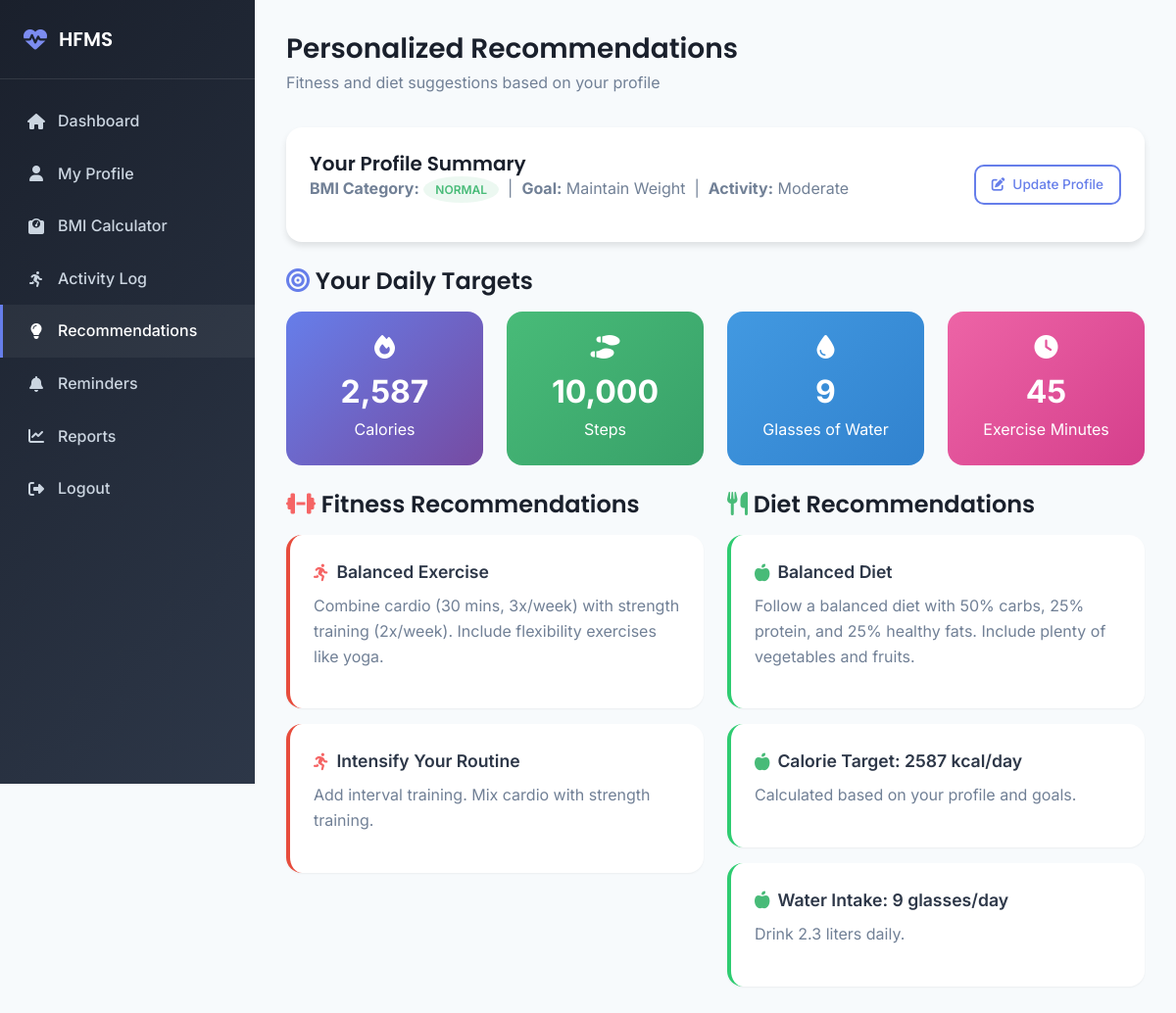
Page /recommendations.php (signed in) on the committed database.
### tables this page shows
CREATE TABLE user_profiles (
    profile_id INT AUTO_INCREMENT PRIMARY KEY,
    user_id INT NOT NULL UNIQUE,
    full_name VARCHAR(100) NOT NULL,
    date_of_birth DATE,
    age INT,
    gender ENUM('male', 'female', 'other') NOT NULL,
    height_cm DECIMAL(5,2) NOT NULL COMMENT 'Height in centimeters',
    weight_kg DECIMAL(5,2) NOT NULL COMMENT 'Weight in kilograms',
    activity_level ENUM('sedentary', 'light', 'moderate', 'active', 'very_active') DEFAULT 'moderate',
    health_goal ENUM('lose_weight', 'gain_weight', 'maintain', 'build_muscle', 'improve_fitness') DEFAULT 'maintain',
    medical_conditions TEXT,
    profile_image VARCHAR(255) DEFAULT 'default.png',
    created_at TIMESTAMP DEFAULT CURRENT_TIMESTAMP,
    updated_at TIMESTAMP DEFAULT CURRENT_TIMESTAMP ON UPDATE CURRENT_TIMESTAMP,
    
    FOREIGN KEY (user_id) REFERENCES users(user_id) ON DELETE CASCADE,
    INDEX idx_user_id (user_id)
);

CREATE TABLE recommendations (
    recommendation_id INT AUTO_INCREMENT PRIMARY KEY,
    category ENUM('fitness', 'diet') NOT NULL,
    bmi_category ENUM('underweight', 'normal', 'overweight', 'obese') NOT NULL,
    activity_level ENUM('sedentary', 'light', 'moderate', 'active', 'very_active'),
    health_goal ENUM('lose_weight', 'gain_weight', 'maintain', 'build_muscle', 'improve_fitness'),
    title VARCHAR(100) NOT NULL,
    description TEXT NOT NULL,
    priority INT DEFAULT 1,
    is_active TINYINT(1) DEFAULT 1,
    created_at TIMESTAMP DEFAULT CURRENT_TIMESTAMP
);

### config/database.php (called while the page is built, shortened)
<?php
class Database {
    private static $instance = null;
    private $connection;
    private function __construct() {
        try {
            $dsn = "mysql:host=" . DB_HOST . ";dbname=" . DB_NAME . ";charset=" . DB_CHARSET;
            $options = [
                PDO::ATTR_ERRMODE => PDO::ERRMODE_EXCEPTION,
                PDO::ATTR_DEFAULT_FETCH_MODE => PDO::FETCH_ASSOC,
                PDO::ATTR_EMULATE_PREPARES => false,
                PDO::MYSQL_ATTR_INIT_COMMAND => "SET NAMES " . DB_CHARSET
            ];
            $this->connection = new PDO($dsn, DB_USER, DB_PASS, $options);
        } catch (PDOException $e) {
            error_log("Database Connection Error: " . $e->getMessage());
            die("Database connection failed. Please try again later.");
        }
    }
    public static function getInstance() {
        if (self::$instance === null) {
            self::$instance = new self();
        }
        return self::$instance;
    }
    public function getConnection() {
        return $this->connection;
    }
}
function getDBConnection() {
    return Database::getInstance()->getConnection();
}
?>

### includes/User.php (called while the page is built, shortened)
<?php
class User
{
    private $db;
    public function __construct()
    {
        $this->db = getDBConnection();
    }
    public function hasProfile($userId)
    {
        try {
            $stmt = $this->db->prepare("SELECT profile_id FROM user_profiles WHERE user_id = ?");
            $stmt->execute([$userId]);
            return $stmt->fetch() !== false;
        } catch (PDOException $e) {
            return false;
        }
    }
}
?>

### includes/Recommendation.php (called while the page is built, shortened)
<?php
class Recommendation
{
    private $db;
    public function __construct()
    {
        $this->db = getDBConnection();
    }
    public function getRecommendations($userId)
    {
        try {
            $userInfo = $this->getUserHealthInfo($userId);
            $bmiCategory = $userInfo['bmi_category'] ?? 'normal';
            $healthGoal = $userInfo['health_goal'] ?? 'maintain';
            $activityLevel = $userInfo['activity_level'] ?? 'moderate';
            $fitnessRecs = $this->getRecommendationsByCategory('fitness', $bmiCategory, $healthGoal);
            $dietRecs = $this->getRecommendationsByCategory('diet', $bmiCategory, $healthGoal);
            $personalizedFitness = $this->generateFitnessRecommendations($bmiCategory, $activityLevel, $healthGoal);
            $personalizedDiet = $this->generateDietRecommendations($bmiCategory, $healthGoal, $userInfo);
            return [
                'success' => true,
                'user_info' => $userInfo,
                'fitness' => array_merge($fitnessRecs, $personalizedFitness),
                'diet' => array_merge($dietRecs, $personalizedDiet),
                'daily_targets' => $this->calculateDailyTargets($userInfo)
            ];
        } catch (PDOException $e) {
            return ['success' => false, 'message' => 'Failed to get recommendations.', 'fitness' => [], 'diet' => []];
        }
    }
    private function getUserHealthInfo($userId)
    {
        $stmt = $this->db->prepare("SELECT up.*, br.bmi_value, br.bmi_category FROM user_profiles up LEFT JOIN (SELECT user_id, bmi_value, bmi_category FROM bmi_records WHERE (user_id, recorded_at) IN (SELECT user_id, MAX(recorded_at) FROM bmi_records GROUP BY user_id)) br ON up.user_id = br.user_id WHERE up.user_id = ?");
        $stmt->execute([$userId]);
        return $stmt->fetch();
    }
    private function getRecommendationsByCategory($category, $bmiCategory, $healthGoal)
    {
        $stmt = $this->db->prepare("SELECT title, description, priority FROM recommendations WHERE category = ? AND bmi_category = ? AND (health_goal = ? OR health_goal IS NULL) AND is_active = 1 ORDER BY priority LIMIT 5");
        $stmt->execute([$category, $bmiCategory, $healthGoal]);
        return $stmt->fetchAll();
    }
    private function generateFitnessRecommendations($bmiCategory, $activityLevel, $healthGoal)
    {
        $recommendations = [];
        $activityRecs = [
            'sedentary' => ['title' => 'Start with Walking', 'description' => 'Begin with 15-20 minute walks daily. Gradually increase to 30 minutes.'],
            'light' => ['title' => 'Add Variety', 'description' => 'Try cycling, swimming, or yoga. Aim for 30 minutes, 4-5 times per week.'],
            'moderate' => ['title' => 'Intensify Your Routine', 'description' => 'Add interval training. Mix cardio with strength training.'],
            'active' => ['title' => 'Focus on Recovery', 'description' => 'Ensure rest days. Include stretching to prevent injuries.'],
            'very_active' => ['title' => 'Optimize Performance', 'description' => 'Focus on recovery and proper nutrition for peak performance.']
        ];
        if (isset($activityRecs[$activityLevel])) {
            $recommendations[] = array_merge($activityRecs[$activityLevel], ['priority' => 1]);
        }
        return $recommendations;
    }
    private function generateDietRecommendations($bmiCategory, $healthGoal, $userInfo)
    {
        $recommendations = [];
        $bmr = $this->calculateBMR($userInfo);
        $tdee = $this->calculateTDEE($bmr, $userInfo['activity_level']);
        $water = $this->calculateWaterIntake($userInfo['weight_kg']);
        $targetCalories = $tdee;
        $recommendations[] = ['title' => 'Calorie Target: ' . round($targetCalories) . ' kcal/day', 'description' => 'Calculated based on your profile and goals.', 'priority' => 1];
        $recommendations[] = ['title' => 'Water Intake: ' . $water['glasses'] . ' glasses/day', 'description' => 'Drink ' . $water['liters'] . ' liters daily.', 'priority' => 2];
        return $recommendations;
    }
    private function calculateBMR($userInfo)
    {
        $weight = $userInfo['weight_kg'];
        $height = $userInfo['height_cm'];
        $age = $userInfo['age'] ?? 25;
        return ($userInfo['gender'] === 'male') ? (10 * $weight) + (6.25 * $height) - (5 * $age) + 5 : (10 * $weight) + (6.25 * $height) - (5 * $age) - 161;
    }
    private function calculateTDEE($bmr, $activityLevel)
    {
        $multipliers = ['sedentary' => 1.2, 'light' => 1.375, 'moderate' => 1.55, 'active' => 1.725, 'very_active' => 1.9];
        return $bmr * ($multipliers[$activityLevel] ?? 1.55);
    }
    private function calculateWaterIntake($weight)
    {
        $liters = round(($weight * 33) / 1000, 1);
        return ['liters' => $liters, 'glasses' => round($liters * 4)];
    }
    private function calculateDailyTargets($userInfo)
    {
        $bmr = $this->calculateBMR($userInfo);
        $tdee = $this->calculateTDEE($bmr, $userInfo['activity_level']);
        $water = $this->calculateWaterIntake($userInfo['weight_kg']);
        $calorieTarget = $tdee;
        $stepsTarget = ['sedentary' => 5000, 'light' => 7500, 'moderate' => 10000, 'active' => 12500, 'very_active' => 15000][$userInfo['activity_level']] ?? 10000;
        $exerciseTarget = ['sedentary' => 15, 'light' => 30, 'moderate' => 45, 'active' => 60, 'very_active' => 90][$userInfo['activity_level']] ?? 30;
        return ['calories' => round($calorieTarget), 'water_glasses' => $water['glasses'], 'steps' => $stepsTarget, 'exercise_mins' => $exerciseTarget];
    }
}
?>

### recommendations.php (the view, shortened to what this page needs)
<?php
require_once 'includes/User.php';
require_once 'includes/Recommendation.php';
$userId = $_SESSION['user_id'];
$user = new User();
$recommendationClass = new Recommendation();
$hasProfile = $user->hasProfile($userId);
$recommendations = $recommendationClass->getRecommendations($userId);
?>
<!DOCTYPE html>
<html lang="en">
<head>
    <link rel="stylesheet" href="https://cdnjs.cloudflare.com/ajax/libs/font-awesome/6.4.0/css/all.min.css">
    <link rel="stylesheet" href="assets/css/style.css">
</head>
<body>
    <aside class="sidebar">
        <div class="sidebar-header">
            <a href="dashboard.php" class="sidebar-brand"><i class="fas fa-heartbeat"></i><span>HFMS</span></a>
        </div>
        <nav class="sidebar-nav">
            <a href="dashboard.php" class="sidebar-link"><i class="fas fa-home"></i><span>Dashboard</span></a>
            <a href="profile.php" class="sidebar-link"><i class="fas fa-user"></i><span>My Profile</span></a>
            <a href="bmi.php" class="sidebar-link"><i class="fas fa-weight"></i><span>BMI Calculator</span></a>
            <a href="activity.php" class="sidebar-link"><i class="fas fa-running"></i><span>Activity Log</span></a>
            <a href="recommendations.php" class="sidebar-link active"><i
                    class="fas fa-lightbulb"></i><span>Recommendations</span></a>
            <a href="reminders.php" class="sidebar-link"><i class="fas fa-bell"></i><span>Reminders</span></a>
            <a href="reports.php" class="sidebar-link"><i class="fas fa-chart-line"></i><span>Reports</span></a>
            <a href="logout.php" class="sidebar-link"><i class="fas fa-sign-out-alt"></i><span>Logout</span></a>
        </nav>
    </aside>
    <main class="main-content">
        <div class="page-header">
            <h1 class="page-title">Personalized Recommendations</h1>
            <p class="page-subtitle">Fitness and diet suggestions based on your profile</p>
        </div>
        <?php if (!$hasProfile): ?>
            <div class="alert alert-warning">
                <i class="fas fa-exclamation-triangle"></i>
                <div>
                    <strong>Profile Required</strong>
                    <p style="margin: 0;">Complete your health profile to get personalized recommendations.</p>
                    <a href="profile.php" class="btn btn-sm btn-warning mt-1">Complete Profile</a>
                </div>
            </div>
        <?php else: ?>
            <div class="card mb-3">
                <div class="card-body">
                    <div class="d-flex justify-between align-center" style="flex-wrap: wrap; gap: 1rem;">
                        <div>
                            <h4>Your Profile Summary</h4>
                            <p class="text-muted mb-0">
                                <strong>BMI Category:</strong>
                                <span
                                    class="badge badge-<?= ($recommendations['user_info']['bmi_category'] ?? 'normal') === 'normal' ? 'success' : 'warning' ?>">
                                    <?= ucfirst($recommendations['user_info']['bmi_category'] ?? 'Unknown') ?>
                                </span>
                                &nbsp;|&nbsp;
                                <strong>Goal:</strong>
                                <?= HEALTH_GOALS[$recommendations['user_info']['health_goal']] ?? 'Maintain' ?>
                                &nbsp;|&nbsp;
                                <strong>Activity:</strong>
                                <?= ucfirst($recommendations['user_info']['activity_level'] ?? 'Moderate') ?>
                            </p>
                        </div>
                        <a href="profile.php" class="btn btn-outline btn-sm">
                            <i class="fas fa-edit"></i> Update Profile
                        </a>
                    </div>
                </div>
            </div>
            <?php if (!empty($recommendations['daily_targets'])): ?>
                <h3 class="mb-2"><i class="fas fa-bullseye text-primary"></i> Your Daily Targets</h3>
                <div class="grid grid-cols-4 mb-3">
                    <div class="target-card">
                        <i class="fas fa-fire" style="font-size: 1.5rem; margin-bottom: 0.5rem;"></i>
                        <div class="target-value"><?= number_format($recommendations['daily_targets']['calories']) ?></div>
                        <div>Calories</div>
                    </div>
                    <div class="target-card" style="background: linear-gradient(135deg, #48bb78 0%, #38a169 100%);">
                        <i class="fas fa-shoe-prints" style="font-size: 1.5rem; margin-bottom: 0.5rem;"></i>
                        <div class="target-value"><?= number_format($recommendations['daily_targets']['steps']) ?></div>
                        <div>Steps</div>
                    </div>
                    <div class="target-card" style="background: linear-gradient(135deg, #4299e1 0%, #3182ce 100%);">
                        <i class="fas fa-tint" style="font-size: 1.5rem; margin-bottom: 0.5rem;"></i>
                        <div class="target-value"><?= $recommendations['daily_targets']['water_glasses'] ?></div>
                        <div>Glasses of Water</div>
                    </div>
                    <div class="target-card" style="background: linear-gradient(135deg, #ed64a6 0%, #d53f8c 100%);">
                        <i class="fas fa-clock" style="font-size: 1.5rem; margin-bottom: 0.5rem;"></i>
                        <div class="target-value"><?= $recommendations['daily_targets']['exercise_mins'] ?></div>
                        <div>Exercise Minutes</div>
                    </div>
                </div>
            <?php endif; ?>
            <div class="grid grid-cols-2">
                <div>
                    <h3 class="mb-2"><i class="fas fa-dumbbell text-danger"></i> Fitness Recommendations</h3>
                    <?php if (empty($recommendations['fitness'])): ?>
                        <p class="text-muted">No fitness recommendations available.</p>
                    <?php else: ?>
                        <?php foreach ($recommendations['fitness'] as $rec): ?>
                            <div class="recommendation-card fitness">
                                <div class="recommendation-title">
                                    <i class="fas fa-running text-danger"></i>
                                    <?= htmlspecialchars($rec['title']) ?>
                                </div>
                                <p class="text-muted mb-0"><?= htmlspecialchars($rec['description']) ?></p>
                            </div>
                        <?php endforeach; ?>
                    <?php endif; ?>
                </div>
                <div>
                    <h3 class="mb-2"><i class="fas fa-utensils text-success"></i> Diet Recommendations</h3>
                    <?php if (empty($recommendations['diet'])): ?>
                        <p class="text-muted">No diet recommendations available.</p>
                    <?php else: ?>
                        <?php foreach ($recommendations['diet'] as $rec): ?>
                            <div class="recommendation-card diet">
                                <div class="recommendation-title">
                                    <i class="fas fa-apple-alt text-success"></i>
                                    <?= htmlspecialchars($rec['title']) ?>
                                </div>
                                <p class="text-muted mb-0"><?= htmlspecialchars($rec['description']) ?></p>
                            </div>
                        <?php endforeach; ?>
                    <?php endif; ?>
                </div>
            </div>
        <?php endif; ?>
    </main>
</body>
</html>

### rows in the picture
user_profiles: health_goal "Maintain Weight", activity_level "Moderate"
recommendations: title "Balanced Exercise", description "Combine cardio (30 mins, 3x/week) with strength training (2x/week). Include flexibility exercises like yoga."
recommendations: title "Balanced Diet", description "Follow a balanced diet with 50% carbs, 25% protein, and 25% healthy fats. Include plenty of vegetables and fruits."

### other values in the picture
$recommendations['user_info']['bmi_category'] "NORMAL"
$recommendations['daily_targets']['calories'] "2,587"
$recommendations['daily_targets']['steps'] "10,000"
$recommendations['daily_targets']['water_glasses'] "9"
$recommendations['daily_targets']['exercise_mins'] "45"
$rec['title'] "Intensify Your Routine"
$rec['description'] "Add interval training. Mix cardio with strength training."
$rec['title'] "Calorie Target: 2587 kcal/day"
$rec['description'] "Calculated based on your profile and goals."
$rec['title'] "Water Intake: 9 glasses/day"
$rec['description'] "Drink 2.3 liters daily."
